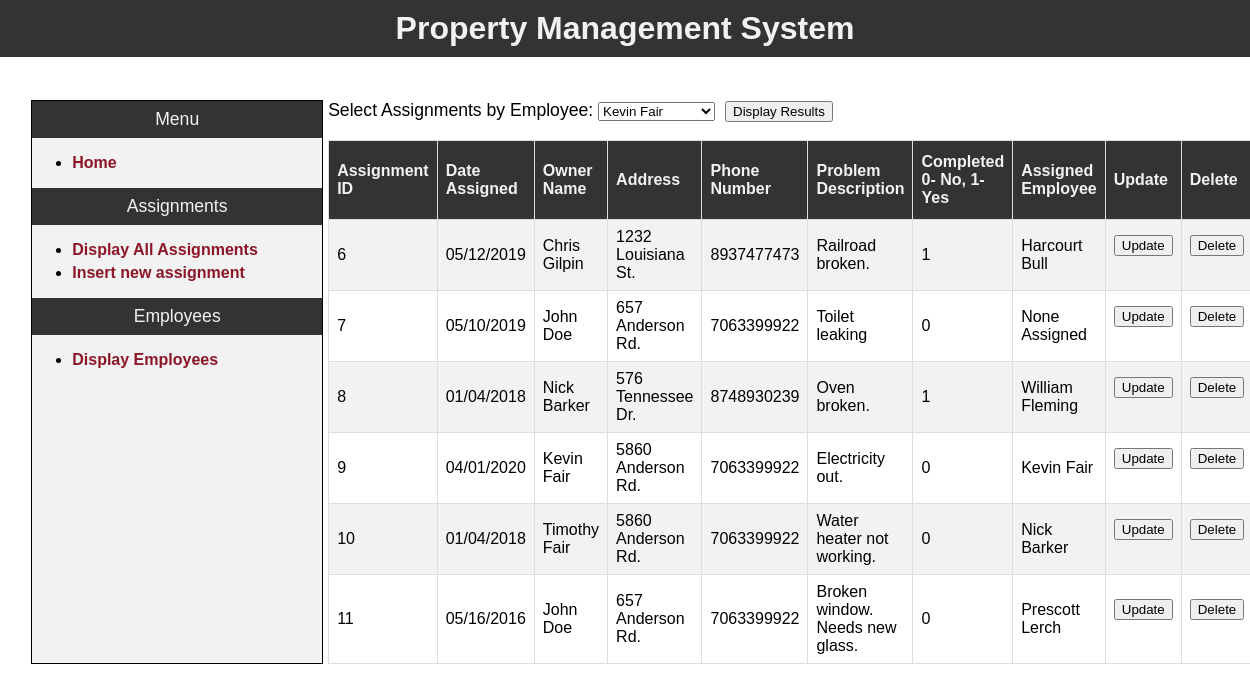
The app's page /assignment_display/index.php with its own data.
### tables this page shows
CREATE TABLE IF NOT EXISTS `assignments` (
  `assignmentID` int(11) NOT NULL AUTO_INCREMENT,
  `dateAssigned` date NOT NULL,
  `ownerFirstName` varchar(255) NOT NULL,
  `ownerLastName` varchar(255) NOT NULL,
  `address` varchar(255) NOT NULL,
  `phoneNumber` varchar(255) NOT NULL,
  `problemDescription` text NOT NULL,
  `completed` tinyint(1) NOT NULL,
  `employeeID` int(11) NOT NULL,
  PRIMARY KEY (`assignmentID`),
  KEY `employeeID` (`employeeID`)
);

CREATE TABLE IF NOT EXISTS `employees` (
  `employeeID` int(11) NOT NULL AUTO_INCREMENT,
  `firstName` varchar(255) NOT NULL,
  `lastName` varchar(255) NOT NULL,
  PRIMARY KEY (`employeeID`)
);

### model/assignments_db.php (called while the page is built, shortened)
<?php
function get_assignments() {
    global $db;
    $query = 'SELECT e.firstName, e.lastName, a.*
              FROM assignments a
              JOIN employees e ON e.employeeID = a.employeeID
              ORDER BY assignmentID';
try {
    $statement = $db->prepare($query);
    $statement->execute();
    return $statement;
} catch (PDOException $e) {
        display_db_error($e->getMessage());
    }
}
function get_employees() {
    global $db;
    $query = 'SELECT * FROM employees
              WHERE employeeID > 0
              ORDER BY employeeID ASC';
try {
    $statement = $db->prepare($query);
    $statement->execute();
    return $statement;
} catch (PDOException $e) {
        display_db_error($e->getMessage());
    }
}

### assignment_display/display_assignments.php (the view, shortened to what this page needs)
<?php include '../view/header.php'; ?>
<html>
<head>
    <link rel="stylesheet" href="../view/style.css">
</head>
<body>
    <div id="spacer"></div>
<div id="mainPage">
    <div id="pageMenu">
     <p class="menuList">Menu</p>
     <ul>
         <li><a href="../index.php">Home</a></li>
     </ul>
     <p class="menuList">Assignments</p>
     <ul>
         <li><a href='../assignment_display'>Display All Assignments</a></li>
         <li><a href='../assignment_insert'>Insert new assignment</a></li>
     </ul>
     <p class="menuList">Employees</p>
     <ul>
         <li><a href="../employees">Display Employees</a></li>
     </ul>
    </div>
    <div id="tableData">
    <div>
        <form action="index.php" method="post">
        <label>Select Assignments by Employee: </label>
        <select name="employee_id">
            <?php foreach ($employees as $employee) : ?>
                <option value="<?php echo $employee['employeeID']; ?>"><?php echo $employee['firstName'].' '.$employee['lastName']; ?></option>
                <?php endforeach; ?>
                <input type="submit" style="margin-left: 10px;" value="Display Results">
        </select>
    </form>
    </div>
        <table>
            <tr>
                <th>Assignment ID</th>
                <th>Date Assigned</th>
                <th>Owner Name</th>
                <th>Address</th>
                <th>Phone Number</th>
                <th>Problem Description</th>
                <th>Completed<br> 0- No, 1- Yes</th>
                <th>Assigned<br>Employee</th>
                <th>Update</th>
                <th>Delete</th>
            </tr>
            <?php foreach ($assignments as $assignment) :
                $dateForm = strtotime($assignment['dateAssigned']);
                $releaseDateFormatted = date('m/d/Y', $dateForm);
                ?>
            <tr>
                <td><?php echo $assignment['assignmentID']; ?></td>
                <td><?php echo $releaseDateFormatted; ?></td>
                <td class="right"><?php echo $assignment['ownerFirstName'].' '.$assignment['ownerLastName']; ?></td>
                <td><?php echo $assignment['address']; ?></td>
                <td><?php echo $assignment['phoneNumber']; ?></td>
                <td><?php echo $assignment['problemDescription']; ?></td>
                <td><?php echo $assignment['completed']; ?></td>
                <td><?php echo $assignment['firstName'].' '.$assignment['lastName']; ?></td>
                <td><form action="." method="post">
                    <input type="submit" value="Update">
                    </form></td>
                <td><form action="." method="post">
                    <input type="submit" value="Delete">
                    </form></td>
            </tr>
            <?php endforeach; ?>
        </table>
    </div>
    </div>
</body>
</html>

### assignment_display/index.php (shortened to what this page needs)
<?php
require('../model/database.php');
require('../model/assignments_db.php');
$action = filter_input(INPUT_POST, 'action');
if ($action == NULL) {
    $action = filter_input(INPUT_GET, 'action');
    if ($action == NULL) {
        $action = 'list_assignments';
    }
}
if ($action == 'list_assignments') {
    $assignments = get_assignments();
    $employees = get_employees();
    include('display_assignments.php');
}

### view/header.php (shortened to what this page needs)
<html>
<head>
    <link rel="stylesheet" href="view/style.css">
</head>
<body>
    <header>
<div id="navbar" class="sticky">
    <p class="navP"> Property Management System</p>
</div>
    </header>
</body>

### view/style.css (style rules this page uses)
body { margin: 0; font-size: 28px; font-family: sans-serif; }
#navbar { overflow: hidden; background-color: #333; margin-bottom: 10px; }
a { text-decoration:none; font-weight: bold; color: #8C1628; }
.sticky { position: fixed; top: 0; width: 100%; }
#spacer { height:100px; }
#mainPage { width: 95%; margin: 0 auto; display: flex; align-content: flex-start; }
#pageMenu { width: 25%; border: 1px solid black; margin-right: 5px; align-items: flex-start; background-color: #f2f2f2; }
#tableData { width: 75%; }
.menuList { box-sizing: border-box; text-align: center; background-color: #333; color: #f2f2f2; font-size: 1.1rem; padding: 0.5rem 0 0.5rem 0; vertical-align: top; margin: 0; }
ul { font-size: 1rem; }
li { margin: 0 0 5px 0; }
.navP { margin: 10px 0 10px 0; font-size: 2rem; font-weight: bold; text-align: center; color: #f2f2f2; }
table { font-family: Arial, Helvetica, sans-serif; border-collapse: collapse; width: 100%; }
table td, table th { border: 1px solid #ddd; padding: 8px; }
table tr:nth-child(even) { background-color: #f2f2f2; }
table th { padding-top: 12px; padding-bottom: 12px; text-align: left; background-color: #333; color: #f2f2f2; }
form { font-size: 1.1rem; }

### records on screen
assignments: assignmentID "6", dateAssigned "05/12/2019", ownerFirstName "Chris", ownerLastName "Gilpin", address "1232 Louisiana St.", phoneNumber "8937477473", problemDescription "Railroad broken.", completed "1", employeeID.firstName "Harcourt", employeeID.lastName "Bull"
assignments: assignmentID "7", dateAssigned "05/10/2019", ownerFirstName "John", ownerLastName "Doe", address "657 Anderson Rd.", phoneNumber "7063399922", problemDescription "Toilet leaking", completed "0", employeeID.firstName "None", employeeID.lastName "Assigned"
assignments: assignmentID "8", dateAssigned "01/04/2018", ownerFirstName "Nick", ownerLastName "Barker", address "576 Tennessee Dr.", phoneNumber "8748930239", problemDescription "Oven broken.", completed "1", employeeID.firstName "William", employeeID.lastName "Fleming"
assignments: assignmentID "9", dateAssigned "04/01/2020", ownerFirstName "Kevin", ownerLastName "Fair", address "5860 Anderson Rd.", phoneNumber "7063399922", problemDescription "Electricity out.", completed "0", employeeID.firstName "Kevin", employeeID.lastName "Fair"
assignments: assignmentID "10", dateAssigned "01/04/2018", ownerFirstName "Timothy", ownerLastName "Fair", address "5860 Anderson Rd.", phoneNumber "7063399922", problemDescription "Water heater not working.", completed "0", employeeID.firstName "Nick", employeeID.lastName "Barker"
assignments: assignmentID "11", dateAssigned "05/16/2016", ownerFirstName "John", ownerLastName "Doe", address "657 Anderson Rd.", phoneNumber "7063399922", problemDescription "Broken window. Needs new glass.", completed "0", employeeID.firstName "Prescott", employeeID.lastName "Lerch"

### other values on screen
form field employee_id "Kevin Fair"
